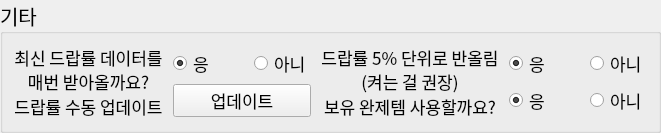
    <widget class="QGroupBox" name="groupBox_4">
     <property name="sizePolicy">
      <sizepolicy hsizetype="Preferred" vsizetype="Expanding">
       <horstretch>0</horstretch>
       <verstretch>1</verstretch>
      </sizepolicy>
     </property>
     <property name="font">
      <font>
       <family>ONE Mobile POP</family>
       <pointsize>15</pointsize>
      </font>
     </property>
     <property name="title">
      <string>기타</string>
     </property>
     <layout class="QHBoxLayout" name="horizontalLayout_7">
      <property name="spacing">
       <number>10</number>
      </property>
      <item>
       <widget class="QWidget" name="container_6" native="true">
        <property name="sizePolicy">
         <sizepolicy hsizetype="Expanding" vsizetype="Expanding">
          <horstretch>1</horstretch>
          <verstretch>1</verstretch>
         </sizepolicy>
        </property>
        <layout class="QVBoxLayout" name="verticalLayout">
         <property name="spacing">
          <number>0</number>
         </property>
         <property name="leftMargin">
          <number>0</number>
         </property>
         <property name="topMargin">
          <number>0</number>
         </property>
         <property name="rightMargin">
          <number>0</number>
         </property>
         <property name="bottomMargin">
          <number>0</number>
         </property>
         <item>
          <widget class="QLabel" name="label_13">
           <property name="sizePolicy">
            <sizepolicy hsizetype="Expanding" vsizetype="Expanding">
             <horstretch>1</horstretch>
             <verstretch>1</verstretch>
            </sizepolicy>
           </property>
           <property name="font">
            <font>
             <family>ONE Mobile POP</family>
             <pointsize>13</pointsize>
            </font>
           </property>
           <property name="text">
            <string>최신 드랍률 데이터를
매번 받아올까요?</string>
           </property>
           <property name="alignment">
            <set>Qt::AlignCenter</set>
           </property>
          </widget>
         </item>
         <item>
          <widget class="QLabel" name="label_14">
           <property name="sizePolicy">
            <sizepolicy hsizetype="Expanding" vsizetype="Expanding">
             <horstretch>1</horstretch>
             <verstretch>1</verstretch>
            </sizepolicy>
           </property>
           <property name="font">
            <font>
             <family>ONE Mobile POP</family>
             <pointsize>13</pointsize>
            </font>
           </property>
           <property name="text">
            <string>드랍률 수동 업데이트</string>
           </property>
           <property name="alignment">
            <set>Qt::AlignCenter</set>
           </property>
          </widget>
         </item>
        </layout>
       </widget>
      </item>
      <item>
       <widget class="QWidget" name="container_8" native="true">
        <property name="sizePolicy">
         <sizepolicy hsizetype="Expanding" vsizetype="Expanding">
          <horstretch>1</horstretch>
          <verstretch>1</verstretch>
         </sizepolicy>
        </property>
        <layout class="QVBoxLayout" name="verticalLayout_2">
         <property name="spacing">
          <number>0</number>
         </property>
         <property name="leftMargin">
          <number>0</number>
         </property>
         <property name="topMargin">
          <number>0</number>
         </property>
         <property name="rightMargin">
          <number>0</number>
         </property>
         <property name="bottomMargin">
          <number>0</number>
         </property>
         <item>
          <widget class="QWidget" name="container_9" native="true">
           <property name="sizePolicy">
            <sizepolicy hsizetype="Expanding" vsizetype="Expanding">
             <horstretch>1</horstretch>
             <verstretch>1</verstretch>
            </sizepolicy>
           </property>
           <layout class="QHBoxLayout" name="horizontalLayout_13">
            <property name="spacing">
             <number>0</number>
            </property>
            <property name="leftMargin">
             <number>0</number>
            </property>
            <property name="topMargin">
             <number>0</number>
            </property>
            <property name="rightMargin">
             <number>0</number>
            </property>
            <property name="bottomMargin">
             <number>0</number>
            </property>
            <item>
             <widget class="QRadioButton" name="auto_update_yes">
              <property name="font">
               <font>
                <family>ONE Mobile POP</family>
                <pointsize>13</pointsize>
               </font>
              </property>
              <property name="text">
               <string>응</string>
              </property>
              <property name="checked">
               <bool>true</bool>
              </property>
             </widget>
            </item>
            <item>
             <spacer name="horizontalSpacer_3">
              <property name="orientation">
               <enum>Qt::Horizontal</enum>
              </property>
              <property name="sizeType">
               <enum>QSizePolicy::Preferred</enum>
              </property>
              <property name="sizeHint" stdset="0">
               <size>
                <width>40</width>
                <height>20</height>
               </size>
              </property>
             </spacer>
            </item>
            <item>
             <widget class="QRadioButton" name="auto_update_no">
              <property name="font">
               <font>
                <family>ONE Mobile POP</family>
                <pointsize>13</pointsize>
               </font>
              </property>
              <property name="text">
               <string>아니</string>
              </property>
             </widget>
            </item>
           </layout>
          </widget>
         </item>
         <item>
          <widget class="QWidget" name="widget" native="true">
           <property name="sizePolicy">
            <sizepolicy hsizetype="Preferred" vsizetype="Expanding">
             <horstretch>0</horstretch>
             <verstretch>1</verstretch>
            </sizepolicy>
           </property>
           <layout class="QGridLayout" name="gridLayout_3">
            <property name="leftMargin">
             <number>0</number>
            </property>
            <property name="topMargin">
             <number>0</number>
            </property>
            <property name="rightMargin">
             <number>0</number>
            </property>
            <property name="bottomMargin">
             <number>0</number>
            </property>
            <property name="spacing">
             <number>0</number>
            </property>
            <item row="0" column="0">
             <widget class="QPushButton" name="update_btn">
              <property name="sizePolicy">
               <sizepolicy hsizetype="Minimum" vsizetype="Fixed">
                <horstretch>0</horstretch>
                <verstretch>0</verstretch>
               </sizepolicy>
              </property>
              <property name="minimumSize">
               <size>
                <width>120</width>
                <height>0</height>
               </size>
              </property>
              <property name="font">
               <font>
                <family>ONE Mobile POP</family>
                <pointsize>13</pointsize>
               </font>
              </property>
              <property name="text">
               <string>업데이트</string>
              </property>
             </widget>
            </item>
           </layout>
          </widget>
         </item>
        </layout>
       </widget>
      </item>
      <item>
       <widget class="QWidget" name="container_20" native="true">
        <property name="sizePolicy">
         <sizepolicy hsizetype="Expanding" vsizetype="Expanding">
          <horstretch>1</horstretch>
          <verstretch>1</verstretch>
         </sizepolicy>
        </property>
        <layout class="QVBoxLayout" name="verticalLayout_7">
         <property name="spacing">
          <number>0</number>
         </property>
         <property name="leftMargin">
          <number>0</number>
         </property>
         <property name="topMargin">
          <number>0</number>
         </property>
         <property name="rightMargin">
          <number>0</number>
         </property>
         <property name="bottomMargin">
          <number>0</number>
         </property>
         <item>
          <widget class="QLabel" name="label_16">
           <property name="sizePolicy">
            <sizepolicy hsizetype="Expanding" vsizetype="Expanding">
             <horstretch>1</horstretch>
             <verstretch>1</verstretch>
            </sizepolicy>
           </property>
           <property name="font">
            <font>
             <family>ONE Mobile POP</family>
             <pointsize>13</pointsize>
            </font>
           </property>
           <property name="text">
            <string>드랍률 5% 단위로 반올림
(켜는 걸 권장)</string>
           </property>
           <property name="alignment">
            <set>Qt::AlignCenter</set>
           </property>
          </widget>
         </item>
         <item>
          <widget class="QLabel" name="label_17">
           <property name="sizePolicy">
            <sizepolicy hsizetype="Expanding" vsizetype="Expanding">
             <horstretch>1</horstretch>
             <verstretch>1</verstretch>
            </sizepolicy>
           </property>
           <property name="font">
            <font>
             <family>ONE Mobile POP</family>
             <pointsize>13</pointsize>
            </font>
           </property>
           <property name="text">
            <string>보유 완제템 사용할까요?</string>
           </property>
           <property name="alignment">
            <set>Qt::AlignCenter</set>
           </property>
          </widget>
         </item>
        </layout>
       </widget>
      </item>
      <item>
       <widget class="QWidget" name="container_21" native="true">
        <property name="sizePolicy">
         <sizepolicy hsizetype="Expanding" vsizetype="Expanding">
          <horstretch>1</horstretch>
          <verstretch>1</verstretch>
         </sizepolicy>
        </property>
        <layout class="QVBoxLayout" name="verticalLayout_8">
         <property name="spacing">
          <number>0</number>
         </property>
         <property name="leftMargin">
          <number>0</number>
         </property>
         <property name="topMargin">
          <number>0</number>
         </property>
         <property name="rightMargin">
          <number>0</number>
         </property>
         <property name="bottomMargin">
          <number>0</number>
         </property>
         <item>
          <widget class="QWidget" name="widget_2" native="true">
           <property name="sizePolicy">
            <sizepolicy hsizetype="Preferred" vsizetype="Expanding">
             <horstretch>0</horstretch>
             <verstretch>1</verstretch>
            </sizepolicy>
           </property>
           <layout class="QGridLayout" name="gridLayout_4">
            <property name="leftMargin">
             <number>0</number>
            </property>
            <property name="topMargin">
             <number>0</number>
            </property>
            <property name="rightMargin">
             <number>0</number>
            </property>
            <property name="bottomMargin">
             <number>0</number>
            </property>
            <property name="spacing">
             <number>0</number>
            </property>
            <item row="0" column="0">
             <widget class="QWidget" name="container_10" native="true">
              <property name="sizePolicy">
               <sizepolicy hsizetype="Expanding" vsizetype="Expanding">
                <horstretch>1</horstretch>
                <verstretch>1</verstretch>
               </sizepolicy>
              </property>
              <layout class="QHBoxLayout" name="horizontalLayout_8">
               <property name="spacing">
                <number>0</number>
               </property>
               <property name="leftMargin">
                <number>0</number>
               </property>
               <property name="topMargin">
                <number>0</number>
               </property>
               <property name="rightMargin">
                <number>0</number>
               </property>
               <property name="bottomMargin">
                <number>0</number>
               </property>
               <item>
                <widget class="QRadioButton" name="round_yes">
                 <property name="font">
                  <font>
                   <family>ONE Mobile POP</family>
                   <pointsize>13</pointsize>
                  </font>
                 </property>
                 <property name="text">
                  <string>응</string>
                 </property>
                 <property name="checked">
                  <bool>true</bool>
                 </property>
                </widget>
               </item>
               <item>
                <spacer name="horizontalSpacer_2">
                 <property name="orientation">
                  <enum>Qt::Horizontal</enum>
                 </property>
                 <property name="sizeType">
                  <enum>QSizePolicy::Preferred</enum>
                 </property>
                 <property name="sizeHint" stdset="0">
                  <size>
                   <width>40</width>
                   <height>20</height>
                  </size>
                 </property>
                </spacer>
               </item>
               <item>
                <widget class="QRadioButton" name="round_no">
                 <property name="font">
                  <font>
                   <family>ONE Mobile POP</family>
                   <pointsize>13</pointsize>
                  </font>
                 </property>
                 <property name="text">
                  <string>아니</string>
                 </property>
                </widget>
               </item>
              </layout>
             </widget>
            </item>
            <item row="1" column="0">
             <widget class="QWidget" name="container_22" native="true">
              <property name="sizePolicy">
               <sizepolicy hsizetype="Expanding" vsizetype="Expanding">
                <horstretch>1</horstretch>
                <verstretch>1</verstretch>
               </sizepolicy>
              </property>
              <layout class="QHBoxLayout" name="horizontalLayout_10">
               <property name="spacing">
                <number>0</number>
               </property>
               <property name="leftMargin">
                <number>0</number>
               </property>
               <property name="topMargin">
                <number>0</number>
               </property>
               <property name="rightMargin">
                <number>0</number>
               </property>
               <property name="bottomMargin">
                <number>0</number>
               </property>
               <item>
                <widget class="QRadioButton" name="use_equip_yes">
                 <property name="font">
                  <font>
                   <family>ONE Mobile POP</family>
                   <pointsize>13</pointsize>
                  </font>
                 </property>
                 <property name="text">
                  <string>응</string>
                 </property>
                 <property name="checked">
                  <bool>true</bool>
                 </property>
                </widget>
               </item>
               <item>
                <spacer name="horizontalSpacer_7">
                 <property name="orientation">
                  <enum>Qt::Horizontal</enum>
                 </property>
                 <property name="sizeType">
                  <enum>QSizePolicy::Preferred</enum>
                 </property>
                 <property name="sizeHint" stdset="0">
                  <size>
                   <width>40</width>
                   <height>20</height>
                  </size>
                 </property>
                </spacer>
               </item>
               <item>
                <widget class="QRadioButton" name="use_equip_no">
                 <property name="font">
                  <font>
                   <family>ONE Mobile POP</family>
                   <pointsize>13</pointsize>
                  </font>
                 </property>
                 <property name="text">
                  <string>아니</string>
                 </property>
                </widget>
               </item>
              </layout>
             </widget>
            </item>
           </layout>
          </widget>
         </item>
        </layout>
       </widget>
      </item>
     </layout>
    </widget>
